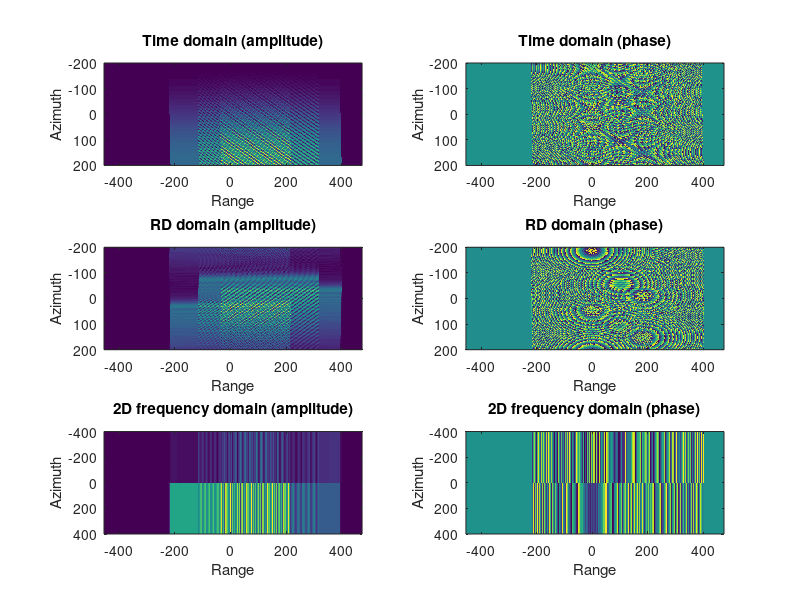
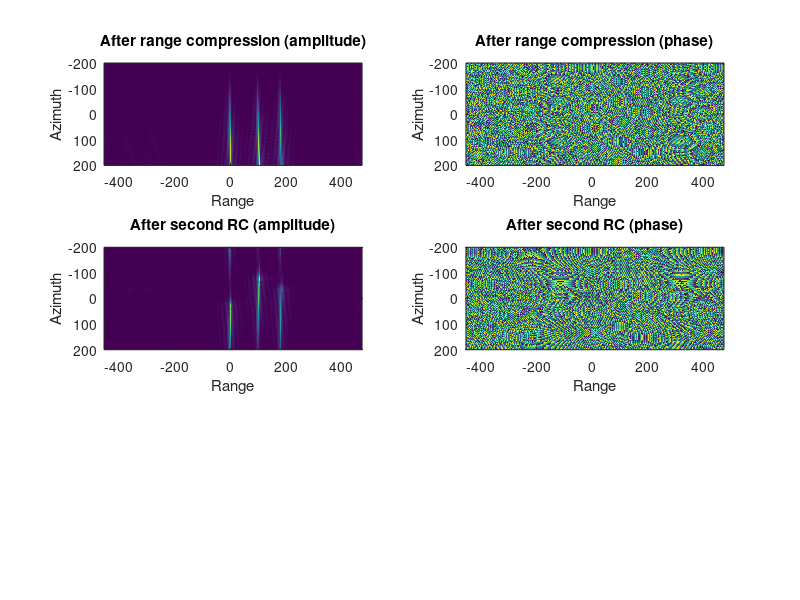
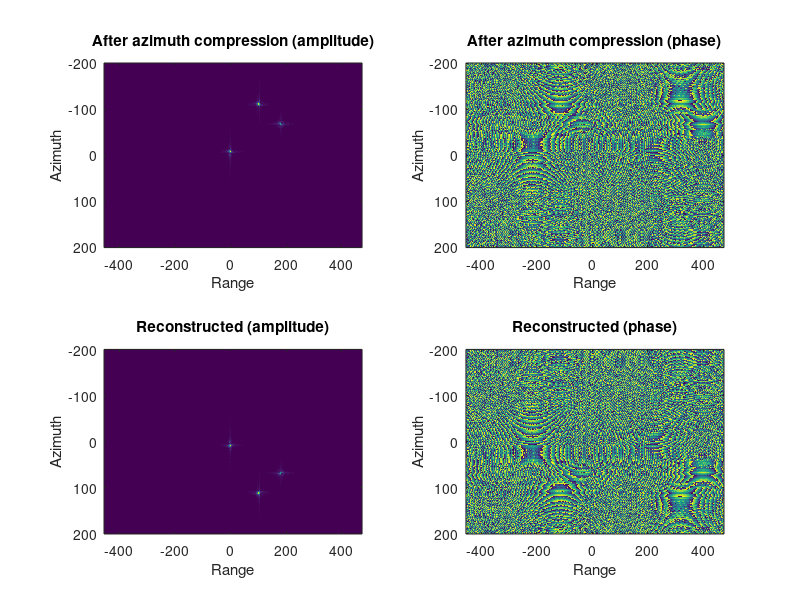

These charts were generated, in order, by the following MATLAB code:

clear all
close all

C = 3e8;
PI = pi;
H = 10e3;
V = 150;
Fc = 5.3e9;
Tp = 2.5e-6;
Kr = 20.0e12;
Fsr = 60e6;
% Fsr = 140.68e6;
% Fsr = 2813.714242e6;
Nr = 320;
Fsa = 100;
Na = 256;
Lr = 12.0;
La = 3.0;

ZeroAzimuth = false
% ZeroAzimuth = true
As = 0 * PI / 180.0;
As = 0.5 * PI / 180.0;
% As = 10.5 * PI / 180.0;
% As = 21.9 * PI / 180.0;
Ad = 30.0 * PI / 180.0;
Ab = 1.325 * PI / 180.0;

Rc = H / sin(Ad);


% Earth Bending Geometry (Vg < Vr < Vs)
Vs = V;  % platform
Vg = 1.0 * V;  % ground
% Linear geometry
Vr = sqrt(Vs * Vg);  % Equivalent velocity


targets = [
    % [-100, 60, 0, 1],
    % [-100, 0, 0, 1],
    % [100, -60, 0, 1],
    [0, 0, 0, 1],
    [180, 60, 0, 1],
    [100, 100, 0, 1],
    % [150, 100, 0, 1],
];

axis = 'm'
% axis = 'n'
% -------------------------------------------

Wl = C / Fc;
Br = abs(Kr) * Tp;
R0 = Rc * cos(As);
Xc = sqrt(R0^2 - H^2);
Yc = Rc * sin(As);
Zc = 0;

SC = [Xc, Yc, Zc];
SA = [-462, 462, -200, 200];
SA = [-200, 720, -200, 200];
% SA = [-200, 200, -200, 200];
% SA = [-10, 10, -200, 200];
ES = [0, Na, 0, Nr];

disp([])
fprintf('\nSC: %f, ', SC);
disp([])
fprintf('\nSA: %f, ', SA);

fprintf('\nDR: %f\n', C / (2 * Br));
fprintf('\nR0: %f\n\n', R0);

Xmin = SA(1) + Xc;
Xmax = SA(2) + Xc;
Ymin = SA(3) + Yc;
Ymax = SA(4) + Yc;


SS = [Xmin, Xmax, Ymin, Ymax];
disp('[Xmin, Xmax, Ymin, Ymax]')
disp([Xmin, Xmax, Ymin, Ymax])
Rnear = sqrt(Xmin^2 + Ymin^2 + H^2);
Rfar = sqrt(Xmax^2 + Ymax^2 + H^2);

fprintf('\n\nRnear %f, Rfar %f: ', Rnear, Rfar);



Rnear = H / sin(Ad + Ab / 2.0);
Rfar = H / sin(Ad - Ab / 2.0);
fprintf('\n\nRnear %f, Rfar %f: ', Rnear, Rfar);

Ynear = Rnear * sin(As);
Yfar = Rfar * sin(As);
Xnear = sqrt((Rnear * cos(As))^2 - H^2);
Xfar = sqrt((Rfar * cos(As))^2 - H^2);

% Xnear = (H / tan(Ad + Ab / 2.0))
% Xfar = (H / tan(Ad - Ab / 2.0))
fprintf('\n\nXnear %f, Xfar %f, Ynear %f, Yfar %f ', Xnear, Xfar, Ynear, Yfar);

SA(1) = Xnear - Xc;
SA(2) = Xfar - Xc;

fprintf('\nSC %f ', SC);
fprintf('\nSA %f ', SA);

% -------------------------------------------

etac = -R0 * tan(As) / Vg;
fetac = 2.0 * Vg * sin(As) / Wl;

disp([etac, fetac])

Tsa = Na / Fsa;

ta = linspace(-Tsa/2.0, Tsa/2.0, Na);
fa = linspace(-Fsa / 2.0, Fsa / 2.0, Na) - fetac;
% fa = linspace(-Fsa / 2.0, Fsa / 2.0, Na);
ta = reshape(ta, [Na, 1]);
fa = reshape(fa, [Na, 1]);


Tsr = 2 * (Rfar - Rnear) / C;
tnear = 2 * Rnear / C;
tfar = 2 * Rfar / C;
disp(['Tsr: ' num2str(Tsr)])
disp(['Tsa: ' num2str(Tsa)])
% tr = linspace(tnear, tfar, Nr);
% tr = linspace(-Tsr / 2.0, Tsr / 2.0, Nr) + tnear;
tr = linspace(-Nr / 2.0, Nr / 2.0, Nr) / Fsr + (tnear + tfar) / 2.0;
fr = linspace(-Fsr / 2.0, Fsr / 2.0, Nr);
tr = reshape(tr, [Nr, 1]);
fr = reshape(fr, [Nr, 1]);

fprintf('Nr = %f, Tsr=%f, Fsr=%f, \nFsr*Tsr=%f, Nr/Tsr=%f MHz\n', Nr, Tsr, Fsr, Fsr*Tsr, (Nr/Tsr)/1e6);

assert(abs(Nr - Tsr*Fsr) < 1, '\n------Wrong settings, Nr != Fsr * Tsr ');

% ------------------------------------------------

nTGs = size(targets, 1);

tas = ta * ones([1, Nr]);
trs = ones([Na, 1])* tr';
disp([size(tas), size(trs)])
targets = bsxfun(@plus, targets, [SC 0]);

Sr = 0;
for n =1:nTGs
	target = targets(n, :);
    disp(target)

   x = target(1); y = target(2); z = target(3); G = target(4);

    R = sqrt(H^2 + x^2 + (y - V * tas).^2);

    % P = hstack((zeros((Na, 1)), V * ta, ones((Na, 1)) * H))
    % T = matmul(ones((Na, 1)), reshape(target[0:3], (1, 3)))
    % R = sqrt(sum(square(P - T), 1))

    Wr = abs(trs - 2 * R / C) < (Tp / 2.0);

    Aeta = atan((tas - etac) * Vg / R0);
    BWa = 0.886 * Wl / La;
    Wa = sinc(0.886 * Aeta / BWa);
    Wa = Wa.^2;

    % Wr = 1
    % Wa = 1

    Sr = Sr + G .* Wr .* Wa .* exp(-1j * 4 * PI * Fc * R / C + 1j * PI * Kr * (trs - 2 * R / C).^2);
end
disp('Simulation is done!')


RD = fftshift(fft(fftshift(Sr, 1), [], 1), 1);

% F2D = fft2(Sr)
F2D = fft(RD, 2);

cmap = 'jet';
% cmap = 'gray'

if axis == 'm'
    xx = linspace(SA(1), SA(2), Nr);
    yy = linspace(SA(4), SA(3), Na);
end

if axis == 'n'
    xx = linspace(1, Nr, Nr);
    yy = linspace(1, Na, Na);
end

figure()
subplot(321)
imagesc(xx, yy, abs(Sr))
xlabel('Range')
ylabel('Azimuth')
title('Time domain (amplitude)')
subplot(322)
imagesc(xx, yy, angle(Sr))
xlabel('Range')
ylabel('Azimuth')
title('Time domain (phase)')

subplot(323)
imagesc(xx, yy, abs(RD))
xlabel('Range')
ylabel('Azimuth')
title('RD domain (amplitude)')
subplot(324)
imagesc(xx, yy, angle(RD))
xlabel('Range')
ylabel('Azimuth')
title('RD domain (phase)')


subplot(325)
imagesc(xx, yy, abs(F2D))
xlabel('Range')
ylabel('Azimuth')
title('2D frequency domain (amplitude)')
subplot(326)
imagesc(xx, yy, angle(F2D))
xlabel('Range')
ylabel('Azimuth')
title('2D frequency domain (phase)')



% ------------------------------------------------------

if ZeroAzimuth
    hh = exp(1j * 2.0 * pi * fetac * fa);
    Has = repmat(hh, [1, Nr]);
    Sr = Sr .* Has;
end

% ---range compression

frs = ones([Na, 1]) * fr';
Hrs = exp(1j * PI * frs.^2 / Kr);

Sr = fftshift(fft(fftshift(Sr, 2), [], 2), 2);
Sr = Sr .* Hrs;
Sr = ifftshift(ifft(ifftshift(Sr, 2), [], 2), 2);

figure()
subplot(321)
imagesc(xx, yy, abs(Sr))
xlabel('Range')
ylabel('Azimuth')
title('After range compression (amplitude)')
subplot(322)
imagesc(xx, yy, angle(Sr))
xlabel('Range')
ylabel('Azimuth')
title('After range compression (phase)')


% ---azimuth FFT
Sr = fftshift(fft(fftshift(Sr, 1), [], 1), 1);
fas = fa * ones([1, Nr]);


% ---way2 SRC

D = sqrt(1 - (Wl^2) * fas.^2 / (4 * Vr.^2));
Ksrc = 2 * Vr.^2 * Fc.^3 * D.^3 ./ (C * R0 * fas.^2);
Km = Kr ./ (1 - Kr ./ Ksrc);

Hsrc = exp(-1j * PI * fas.^2 ./ Ksrc);
Sr = fftshift(fft(fftshift(Sr, 2), [], 2), 2);  % 2D frequency domain
Sr = Sr .* Hsrc;
Sr = ifftshift(ifft(ifftshift(Sr, 2), [], 2), 2);

subplot(323)
imagesc(xx, yy, abs(Sr))
xlabel('Range')
ylabel('Azimuth')
title('After second RC (amplitude)')
subplot(324)
imagesc(xx, yy, angle(Sr))
xlabel('Range')
ylabel('Azimuth')
title('After second RC (phase)')


% ---RCMC


subplot(323)
imagesc(xx, yy, abs(Sr))
xlabel('Range')
ylabel('Azimuth')
title('After second RC (amplitude)')
subplot(324)
imagesc(xx, yy, angle(Sr))
xlabel('Range')
ylabel('Azimuth')
title('After second RC (phase)')



% ---Azimuth compression

Has = exp(1j * 4 * PI * R0 * D * Fc / C);

Sr = Sr .* Has;

Sr = ifftshift(ifft(ifftshift(Sr, 1), [], 1), 1);

figure()

subplot(221)
imagesc(xx, yy, abs(Sr))
xlabel('Range')
ylabel('Azimuth')
title('After azimuth compression (amplitude)')
subplot(222)
imagesc(xx, yy, angle(Sr))
xlabel('Range')
ylabel('Azimuth')
title('After azimuth compression (phase)')

Sr = flipud(Sr);

subplot(223)
imagesc(xx, yy, abs(Sr))
xlabel('Range')
ylabel('Azimuth')
title('Reconstructed (amplitude)')
subplot(224)
imagesc(xx, yy, angle(Sr))
xlabel('Range')
ylabel('Azimuth')
title('Reconstructed (phase)')

